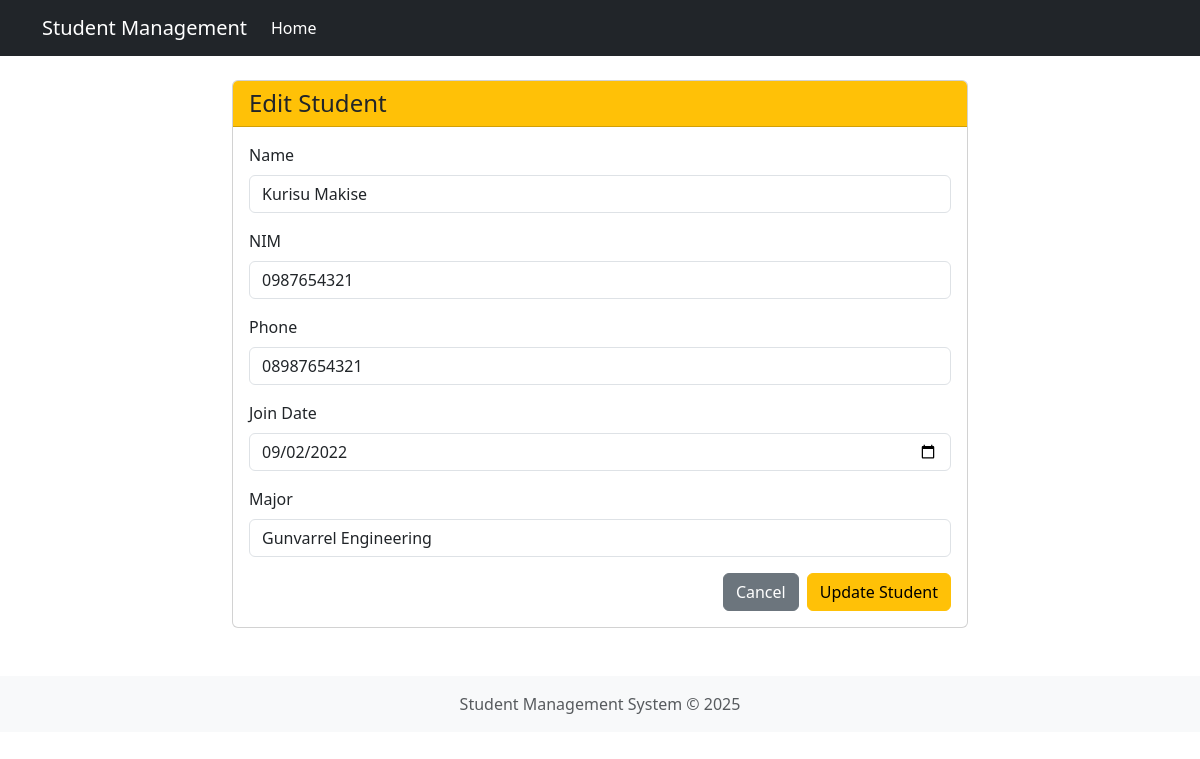
The app's page /views/students/edit.view.php?id=1 with its own data.
### tables this page shows
CREATE TABLE students (
    id INT AUTO_INCREMENT PRIMARY KEY,
    name VARCHAR(255) NOT NULL,
    nim VARCHAR(50) NOT NULL UNIQUE, 
    phone VARCHAR(20) NOT NULL,
    join_date DATE NOT NULL,
    major_id INT,
    created_at TIMESTAMP DEFAULT CURRENT_TIMESTAMP,
    updated_at TIMESTAMP DEFAULT CURRENT_TIMESTAMP ON UPDATE CURRENT_TIMESTAMP,
    FOREIGN KEY (major_id) REFERENCES majors(major_id) ON DELETE RESTRICT ON UPDATE CASCADE
);

CREATE TABLE majors (
    major_id INT AUTO_INCREMENT PRIMARY KEY,
    major_code VARCHAR(10) NOT NULL UNIQUE,
    major_name VARCHAR(255) NOT NULL
);

### src/config/connection.php (called while the page is built, shortened)
<?php
class Database {
    private $host = "localhost";
    private $username = "root";
    private $password = "";
    private $dbname = "tp_mvc";
    public function __construct() {
        try{
            $this->conn = new PDO("mysql:host=$this->host;dbname=$this->dbname", $this->username, $this->password);
        }
        catch(PDOException $e){
            echo "Connection failed: " . $e->getMessage();
        }
    }
}
?>

### src/controllers/Student.controller.php (called while the page is built, shortened)
<?php
include_once(__DIR__ . "/../config/connection.php");
include_once(__DIR__ . "/../models/Student.class.php");
class StudentController{
    private $db;
    public function __construct(){
        $this->db = new Database();
    }
    public function getStudentById($id){
        try{
            $query = "SELECT s.*, m.major_name FROM students s
                      LEFT JOIN majors m ON s.major_id = m.major_id
                      WHERE s.id = :id";
            $stmt = $this->db->conn->prepare($query);
            $stmt->bindParam(":id", $id);
            $stmt->execute();
            if($row = $stmt->fetch(PDO::FETCH_ASSOC)){
                $student = new Student(
                    $row['id'],
                    $row['name'],
                    $row['nim'],
                    $row['phone'],
                    $row['join_date'],
                    $row['major_id'],
                    $row['created_at'],
                    $row['updated_at']
                );
                return [
                    'student' => $student,
                    'major_name' => $row['major_name']
                ];
            }
            return null;
        }
        catch(PDOException $e){
            echo "Error: " . $e->getMessage();
            return null;
        }
    }
}
?>

### src/models/Student.class.php (called while the page is built, shortened)
<?php
class Student{
    private $name;
    private $nim;
    private $phone;
    private $join_date;
    private $major_id;
    public function __construct($id = "", $name = "", $nim = "", $phone = "", $join_date = "", $major_id = "", $created_at = "", $updated_at = ""){
        $this->name = $name;
        $this->nim = $nim;
        $this->phone = $phone;
        $this->join_date = $join_date;
        $this->major_id = $major_id;
    }
    public function getName(){
        return $this->name;
    }
    public function getNim(){
        return $this->nim;
    }
    public function getPhone(){
        return $this->phone;
    }
    public function getJoinDate(){
        return $this->join_date;
    }
    public function getMajorId(){
        return $this->major_id;
    }
}
?>

### src/controllers/Major.controller.php (called while the page is built, shortened)
<?php
include_once(__DIR__ . "/../config/connection.php");
include_once(__DIR__ . "/../models/Major.class.php");
class MajorController{
    private $db;
    public function __construct(){
        $this->db = new Database();
    }
    public function getAllMajors(){
        try{
            $query = "SELECT * FROM majors";
            $stmt = $this->db->conn->prepare($query);
            $stmt->execute();
            $majors = array();
            while($row = $stmt->fetch(PDO::FETCH_ASSOC)){
                $major = new Major(
                    $row['major_id'],
                    $row['major_code'],
                    $row['major_name']
                );
                $majors[] = $major;
            }
            return $majors;
        }
        catch(PDOException $e){
            echo "Error: " . $e->getMessage();
            return [];
        }
    }
}
?>

### src/models/Major.class.php (called while the page is built, shortened)
<?php
class Major{
    private $major_id;
    private $major_name;
    public function __construct($major_id = "", $major_code = "", $major_name = ""){
        $this->major_id = $major_id;
        $this->major_name = $major_name;
    }
    public function getMajorId(){
        return $this->major_id;
    }
    public function getMajorName(){
        return $this->major_name;
    }
}
?>

### src/views/students/edit.view.php (the view, shortened to what this page needs)
<?php
require_once(__DIR__."/../../config/connection.php");
require_once(__DIR__."/../../controllers/Student.controller.php");
require_once(__DIR__."/../../controllers/Major.controller.php");
$studentController = new StudentController();
$majorController = new MajorController();
$majors = $majorController->getAllMajors();
$id = $_GET['id'];
$studentData = $studentController->getStudentById($id);
$student = $studentData['student'];
$name = $student->getName();
$nim = $student->getNim();
$phone = $student->getPhone();
$join_date = $student->getJoinDate();
$major_id = $student->getMajorId();
include(__DIR__."/../templates/header.view.php");
?>
<div class="row">
    <div class="col-md-8 mx-auto">
        <div class="card">
            <div class="card-header bg-warning text-dark">
                <h4 class="mb-0">Edit Student</h4>
            </div>
            <div class="card-body">
                <form method="post" action="">
                    <div class="mb-3">
                        <label for="name" class="form-label">Name</label>
                        <input type="text" class="form-control" id="name" name="name" value="<?php echo $name; ?>" required>
                    </div>
                    <div class="mb-3">
                        <label for="nim" class="form-label">NIM</label>
                        <input type="text" class="form-control" id="nim" name="nim" value="<?php echo $nim; ?>" required>
                    </div>
                    <div class="mb-3">
                        <label for="phone" class="form-label">Phone</label>
                        <input type="text" class="form-control" id="phone" name="phone" value="<?php echo $phone; ?>" required>
                    </div>
                    <div class="mb-3">
                        <label for="join_date" class="form-label">Join Date</label>
                        <input type="date" class="form-control" id="join_date" name="join_date" value="<?php echo $join_date; ?>" required>
                    </div>
                    <div class="mb-3">
                        <label for="major_id" class="form-label">Major</label>
                        <select class="form-control" id="major_id" name="major_id" required>
                            <?php foreach($majors as $major){ ?>
                                <option value="<?php echo $major->getMajorId(); ?>" <?php echo ($major_id == $major->getMajorId()) ? 'selected' : ''; ?>><?php echo $major->getMajorName(); ?></option>
                            <?php } ?>
                        </select>
                    </div>
                    <div class="d-grid gap-2 d-md-flex justify-content-md-end">
                        <a href="../../index.php" class="btn btn-secondary">Cancel</a>
                        <button type="submit" name="submit" class="btn btn-warning">Update Student</button>
                    </div>
                </form>
            </div>
        </div>
    </div>
</div>
<?php
include(__DIR__."/../templates/footer.view.php");
?>

### records on screen
students: name "Kurisu Makise", nim "0987654321", phone "08987654321", join_date "09/02/2022", major_id "Gunvarrel Engineering"
